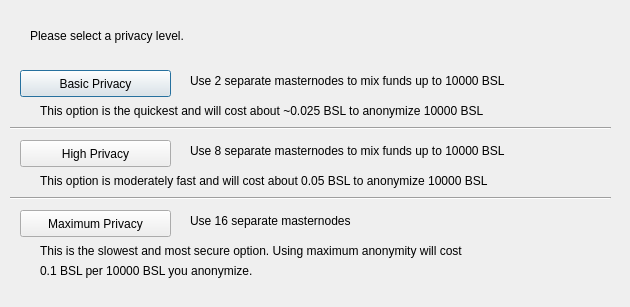
<?xml version="1.0" encoding="UTF-8"?>
<ui version="4.0">
 <class>DarksendConfig</class>
 <widget class="QDialog" name="DarksendConfig">
  <property name="geometry">
   <rect>
    <x>0</x>
    <y>0</y>
    <width>630</width>
    <height>307</height>
   </rect>
  </property>
  <property name="windowTitle">
   <string>Configure Darksend</string>
  </property>
  <widget class="QPushButton" name="buttonBasic">
   <property name="geometry">
    <rect>
     <x>20</x>
     <y>70</y>
     <width>151</width>
     <height>27</height>
    </rect>
   </property>
   <property name="text">
    <string>Basic Privacy</string>
   </property>
  </widget>
  <widget class="QPushButton" name="buttonHigh">
   <property name="geometry">
    <rect>
     <x>20</x>
     <y>140</y>
     <width>151</width>
     <height>27</height>
    </rect>
   </property>
   <property name="text">
    <string>High Privacy</string>
   </property>
  </widget>
  <widget class="QPushButton" name="buttonMax">
   <property name="geometry">
    <rect>
     <x>20</x>
     <y>210</y>
     <width>151</width>
     <height>27</height>
    </rect>
   </property>
   <property name="text">
    <string>Maximum Privacy</string>
   </property>
  </widget>
  <widget class="QLabel" name="label">
   <property name="geometry">
    <rect>
     <x>30</x>
     <y>20</y>
     <width>571</width>
     <height>31</height>
    </rect>
   </property>
   <property name="text">
    <string>Please select a privacy level.</string>
   </property>
  </widget>
  <widget class="QLabel" name="label_2">
   <property name="geometry">
    <rect>
     <x>190</x>
     <y>70</y>
     <width>421</width>
     <height>21</height>
    </rect>
   </property>
   <property name="text">
    <string>Use 2 separate masternodes to mix funds up to 10000 BSL</string>
   </property>
  </widget>
  <widget class="QLabel" name="label_3">
   <property name="geometry">
    <rect>
     <x>190</x>
     <y>140</y>
     <width>411</width>
     <height>21</height>
    </rect>
   </property>
   <property name="text">
    <string>Use 8 separate masternodes to mix funds up to 10000 BSL</string>
   </property>
  </widget>
  <widget class="QLabel" name="label_4">
   <property name="geometry">
    <rect>
     <x>190</x>
     <y>210</y>
     <width>421</width>
     <height>21</height>
    </rect>
   </property>
   <property name="text">
    <string>Use 16 separate masternodes</string>
   </property>
  </widget>
  <widget class="QLabel" name="label_6">
   <property name="geometry">
    <rect>
     <x>40</x>
     <y>100</y>
     <width>561</width>
     <height>21</height>
    </rect>
   </property>
   <property name="text">
    <string>This option is the quickest and will cost about ~0.025 BSL to anonymize 10000 BSL</string>
   </property>
  </widget>
  <widget class="QLabel" name="label_7">
   <property name="geometry">
    <rect>
     <x>40</x>
     <y>170</y>
     <width>561</width>
     <height>21</height>
    </rect>
   </property>
   <property name="text">
    <string>This option is moderately fast and will cost about 0.05 BSL to anonymize 10000 BSL</string>
   </property>
  </widget>
  <widget class="QLabel" name="label_8">
   <property name="geometry">
    <rect>
     <x>40</x>
     <y>240</y>
     <width>561</width>
     <height>21</height>
    </rect>
   </property>
   <property name="text">
    <string>This is the slowest and most secure option. Using maximum anonymity will cost</string>
   </property>
  </widget>
  <widget class="QLabel" name="label_9">
   <property name="geometry">
    <rect>
     <x>40</x>
     <y>260</y>
     <width>561</width>
     <height>21</height>
    </rect>
   </property>
   <property name="text">
    <string>0.1 BSL per 10000 BSL you anonymize.</string>
   </property>
  </widget>
  <widget class="Line" name="line">
   <property name="geometry">
    <rect>
     <x>10</x>
     <y>120</y>
     <width>601</width>
     <height>16</height>
    </rect>
   </property>
   <property name="orientation">
    <enum>Qt::Horizontal</enum>
   </property>
  </widget>
  <widget class="Line" name="line_2">
   <property name="geometry">
    <rect>
     <x>10</x>
     <y>190</y>
     <width>601</width>
     <height>16</height>
    </rect>
   </property>
   <property name="orientation">
    <enum>Qt::Horizontal</enum>
   </property>
  </widget>
 </widget>
 <resources/>
 <connections/>
</ui>
